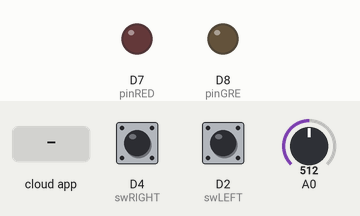
The sketch below on a simulated ESP8266 (NodeMCU). On the bench: output pins drawn as LEDs (lit = HIGH). The test bench sets the inputs (shaded band); at power-on: D4 (swRIGHT) LOW, D2 (swLEFT) LOW, A0 = 512. WiFi joins after 1.5 s; servers stay silent unless stated; the Firebase database answers and starts empty; what the sketch prints to the serial monitor is not drawn.

Above: at 2.7 s.
2.8 s: the phone or cloud app sets leftswitch to 1
At 6.7 s:
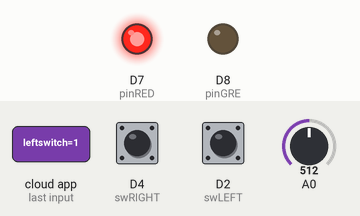
10.9 s: the phone or cloud app sets rightswitch to 1
At 14.1 s:
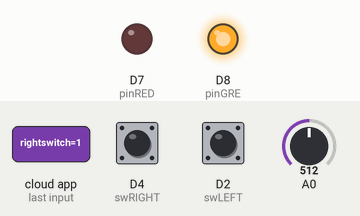
18.0 s: D4 (swRIGHT) pulled HIGH for 3.2 s
At 24.5 s:
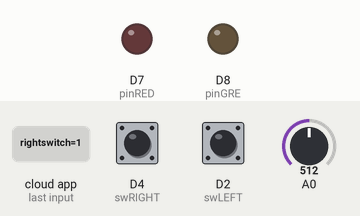
25.0 s: D2 (swLEFT) pulled HIGH for 3.2 s
At 27.7 s:
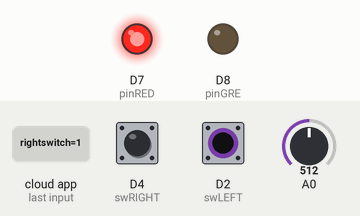
31.9 s: D4 (swRIGHT) driven HIGH and D2 (swLEFT) driven HIGH
At 35.0 s:
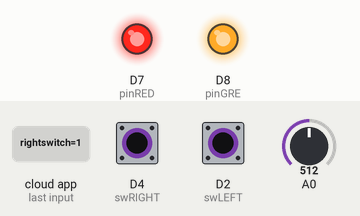
Timing chart, 0 to 36.5 s (numbered marks = the images above; inputs shaded):
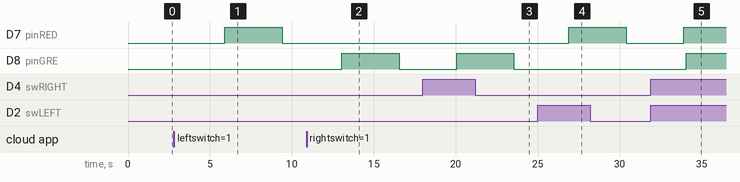

The sketch:

firebase.ino
```cpp
#include <ESP8266WiFi.h>
#include <FirebaseArduino.h>

#define FIREBASE_HOST "skku-winter-iot-default-rtdb.firebaseio.com"
#define FIREBASE_AUTH ""                                  // 데이터베이스 접속 키
#define WIFI_SSID "203_2G"                            // 와이파이 SSID
#define WIFI_PASSWORD "0000005F57*"                        // 와이파이 Password
#define pinRED D7
#define pinGRE D8
#define swLEFT D2
#define swRIGHT D4
void setup() {
  Serial.begin(9600);

  //와이파이 연결
  WiFi.begin(WIFI_SSID, WIFI_PASSWORD);
  Serial.print("connecting");
  while (WiFi.status() != WL_CONNECTED) {
  Serial.print(".");
  delay(500);
  }
  Serial.println();
  Serial.print("connected: ");
  Serial.println(WiFi.localIP());

 pinMode(pinRED,OUTPUT);
 pinMode(pinGRE,OUTPUT);
 pinMode(swLEFT,INPUT);
 pinMode(swRIGHT,INPUT);

  //파이어베이스 연결
  Firebase.begin(FIREBASE_HOST, FIREBASE_AUTH);
}

void loop() {
  //아날로그값 입력 및 온도값 계산
  float temp = analogRead(A0);
  temp = round((temp*320/1024 - 50)*10)/10;
  bool valLeft = digitalRead(swLEFT);
  bool valRight = digitalRead(swRIGHT);

  Serial.print("temp : ");
  Serial.println(temp);


  //온도값 데이터베이스에 업로드
  Firebase.setFloat("Temperature", temp);
  //Firebase.setFloat("HOME/LUX", LUX);
  if(valLeft == 1){
    Firebase.setInt("leftswitch", 1);
    Firebase.setInt("Green", 1);
  }
  else{
    Firebase.setInt("leftswitch", 0);
    Firebase.setInt("Green", 0);
  }
  if(valRight == 1){
    Firebase.setInt("rightswitch", 1);
    Firebase.setInt("Red", 1);
  }
  else{
    Firebase.setInt("rightswitch", 0);
    Firebase.setInt("Red", 0);
  }
  digitalWrite(pinRED, Firebase.getInt("leftswitch"));
  digitalWrite(pinGRE, Firebase.getInt("rightswitch"));
  if(Firebase.getString("AUTO") == "1"){
    digitalWrite(D2, Firebase.getInt("Red"));
    digitalWrite(D4, Firebase.getInt("Green"));
  }
  else{
    digitalWrite(D2, Firebase.getString("ledON")=="1");
    digitalWrite(D2, Firebase.getString("ledON")=="1");
  }
  delay(2000);
}
```

Measured:
- after the input at 2.8 s, D7 (pinRED): LOW → HIGH after 3.1 s, → LOW 3.5 s later
- after the input at 10.9 s, D8 (pinGRE): LOW → HIGH after 2.2 s, → LOW 3.5 s later
- after the input at 18.0 s, D8 (pinGRE): LOW → HIGH after 2.1 s, → LOW 3.5 s later
- after the input at 25.0 s, D7 (pinRED): LOW → HIGH after 1.9 s, → LOW 3.5 s later
- after the input at 31.9 s, D7 (pinRED): LOW → HIGH after 2.0 s; D8 (pinGRE): LOW → HIGH after 2.2 s
